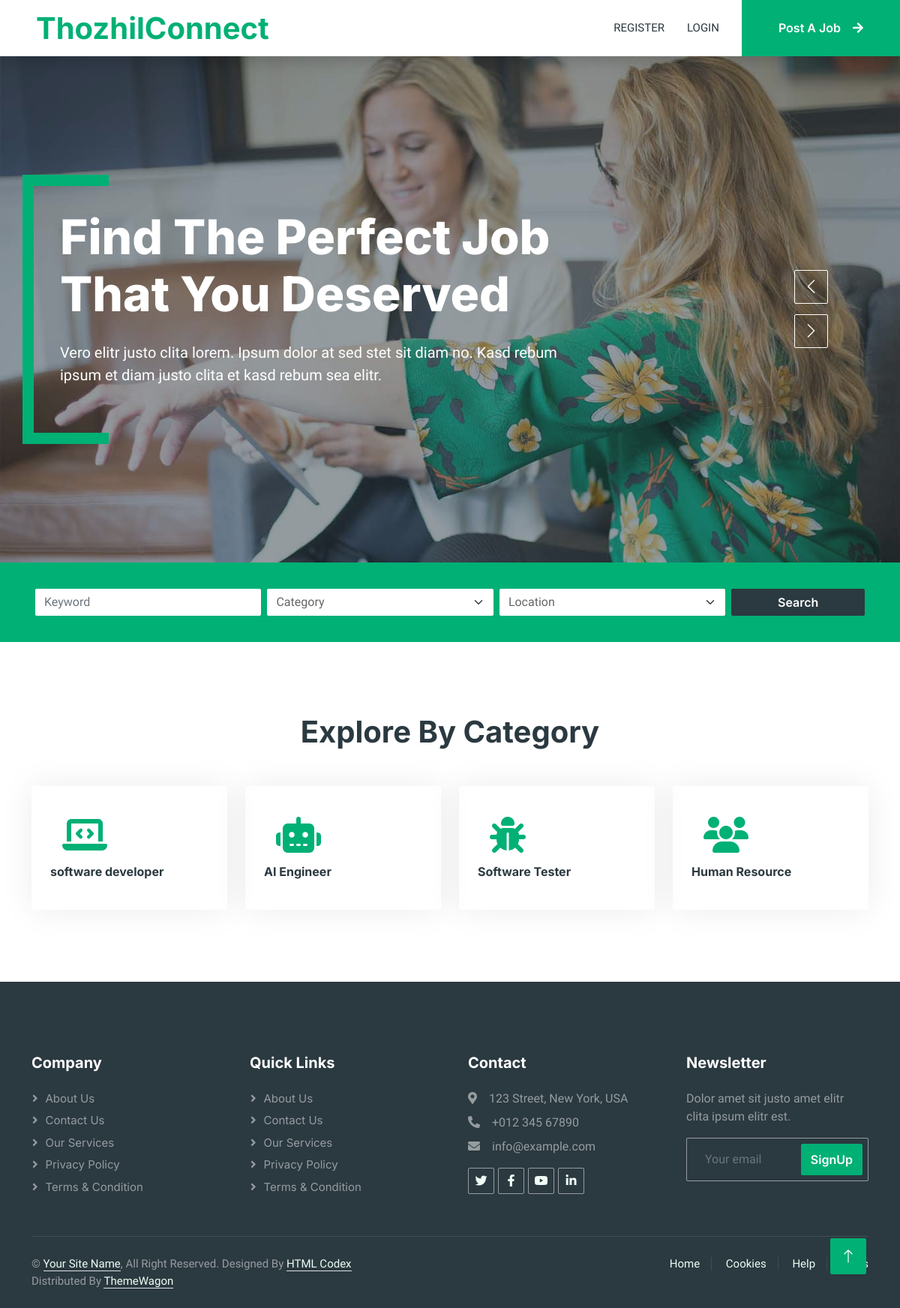
The page / on the database its author committed.
### jobs/models.py (models this page shows, shortened)
class Category(models.Model):
    category_name = models.CharField(max_length=100)
    icon = icon = models.CharField(max_length=100,default="fa-solid fa-briefcase")

### account/views.py (the view)
# urls.py: 2. Add a URL to urlpatterns:  path('', Home.as_view(), name='home')
class Home(View):
    def get(self,request):
        categories = Category.objects.all()
        context = {'categories':categories}
        return  render(request,'home.html',context)

### templates/home.html (shortened to what this page needs)
{% extends "base.html" %}
{% load static %}
{% block content %}
        <div class="container-fluid p-0">
            <div class="owl-carousel header-carousel position-relative">
                <div class="owl-carousel-item position-relative">
                    <img class="img-fluid" src="{% static 'img/carousel-1.jpg' %}" alt="">
                    <div class="position-absolute top-0 start-0 w-100 h-100 d-flex align-items-center" style="background: rgba(43, 57, 64, .5);">
                        <div class="container">
                            <div class="row justify-content-start">
                                <div class="col-10 col-lg-8">
                                    <h1 class="display-3 text-white animated slideInDown mb-4">Find The Perfect Job That You Deserved</h1>
                                    <p class="fs-5 fw-medium text-white mb-4 pb-2">Vero elitr justo clita lorem. Ipsum dolor at sed stet sit diam no. Kasd rebum ipsum et diam justo clita et kasd rebum sea elitr.</p>
                                </div>
                            </div>
                        </div>
                    </div>
                </div>
            </div>
        </div>
        <div class="container-fluid bg-primary mb-5 wow fadeIn" data-wow-delay="0.1s" style="padding: 35px;">
            <div class="container">
                <div class="row g-2">
                    <div class="col-md-10">
                        <div class="row g-2">
                            <div class="col-md-4">
                                <input type="text" class="form-control border-0" placeholder="Keyword" />
                            </div>
                            <div class="col-md-4">
                                <select class="form-select border-0">
                                    <option selected>Category</option>
                                </select>
                            </div>
                            <div class="col-md-4">
                                <select class="form-select border-0">
                                    <option selected>Location</option>
                                </select>
                            </div>
                        </div>
                    </div>
                    <div class="col-md-2">
                        <button class="btn btn-dark border-0 w-100">Search</button>
                    </div>
                </div>
            </div>
        </div>
        <div class="container-xxl py-5">
            <div class="container">
                <h1 class="text-center mb-5 wow fadeInUp" data-wow-delay="0.1s">Explore By Category</h1>
                <div class="row g-4">
                    {% for category in categories %}
                    <div class="col-lg-3 col-sm-6 wow fadeInUp" data-wow-delay="0.1s">
                        <a class="cat-item rounded p-4" href="">
                        <i class="{{ category.icon }} fa-3x text-primary p-3"></i>
                        <h6 class="mb-3">{{category.category_name}}</h6>
                        </a>
                    </div>
                    {% endfor %}
                </div>
            </div>
        </div>
{% endblock %}

### static/css/style.css (style rules this page uses)
:root { --primary: #00B074; --secondary: #2B9BFF; --light: #EFFDF5; --dark: #2B3940; }
.btn { font-family: 'Inter', sans-serif; font-weight: 600; transition: .5s; }
.header-carousel .container, .page-header .container { position: relative; padding: 45px 0 45px 35px; border-left: 15px solid var(--primary); }
.header-carousel .container::before, .header-carousel .container::after, .page-header .container::before, .page-header .container::after { position: absolute; content: ""; top: 0; left: 0; width: 100px; height: 15px; background: var(--primary); }
.header-carousel .container::after, .page-header .container::after { top: 100%; margin-top: -15px; }
.cat-item { display: block; box-shadow: 0 0 45px rgba(0, 0, 0, .08); border: 1px solid transparent; transition: .5s; }

### rows shown on the page
Category: category_name "software developer"
Category: category_name "AI Engineer"
Category: category_name "Software Tester"
Category: category_name "Human Resource"
